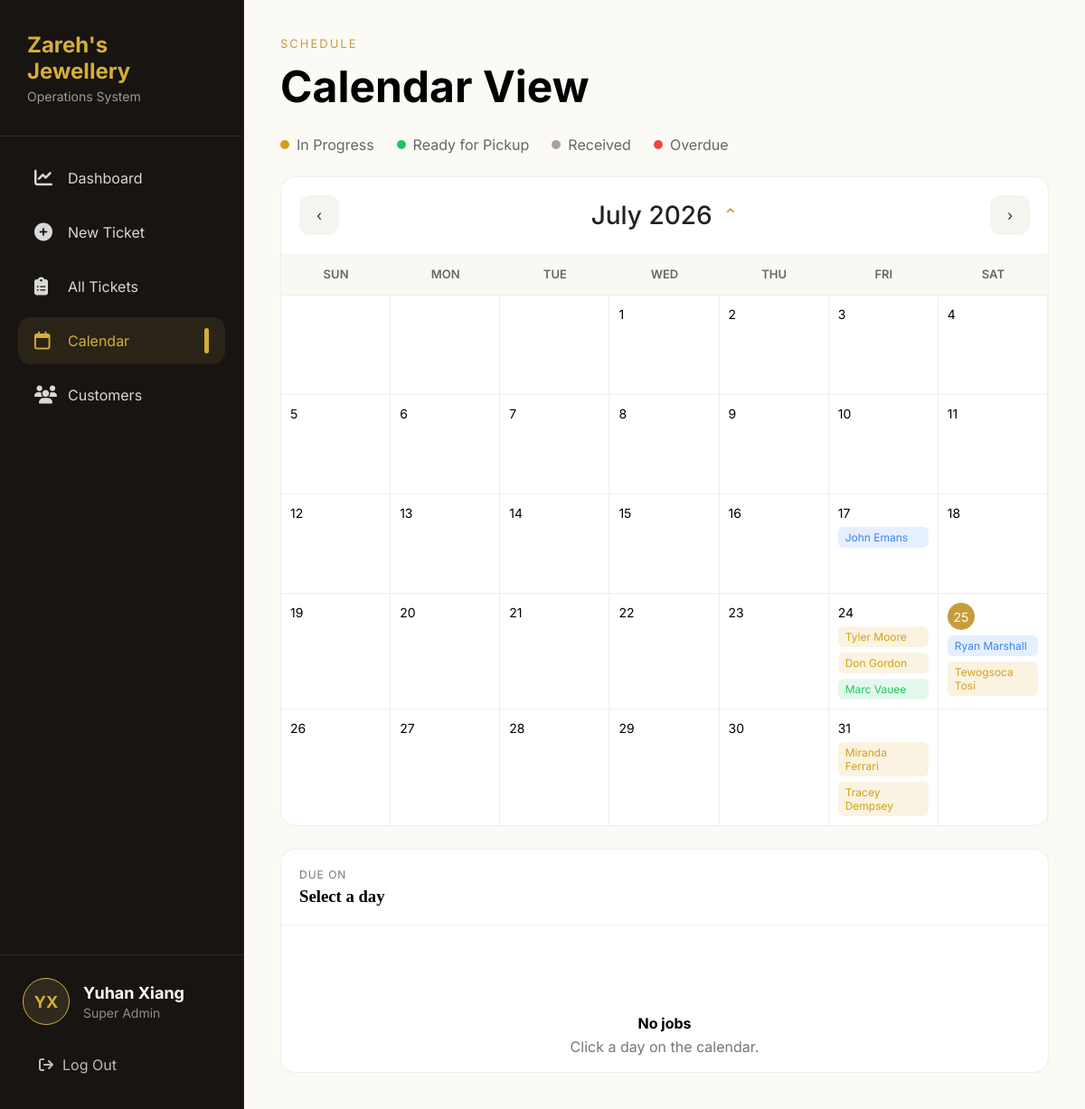
Page /calendar/ (signed in) on the committed database.
### core/models.py (models this page shows, shortened)
class Ticket(models.Model):
    ticket_number = models.CharField(
        max_length=20,
        unique=True
    )
    customer = models.ForeignKey(
        Customer,
        on_delete=models.CASCADE,
        related_name="tickets"
    )
    job_type = models.ForeignKey(
        JobType,
        on_delete=models.PROTECT
    )
    status = models.ForeignKey(
        Status,
        on_delete=models.PROTECT
    )
    description = models.TextField()
    created_date = models.DateTimeField(auto_now_add=True)
    due_date = models.DateField()
    price = models.DecimalField(
        max_digits=10,
        decimal_places=2,
        blank=True,
        null=True
    )
    completed_date = models.DateField(
        blank=True,
        null=True
    )

class Customer(models.Model):
    name = models.CharField(max_length=100)
    phone = models.CharField(max_length=20, unique=True)
    email = models.EmailField(blank=True, null=True)
    note = models.TextField(blank=True)
    created_date = models.DateTimeField(auto_now_add=True)
    class Meta:
        ordering = ["name"]

### core/views.py (the view)
# urls.py: path('calendar/', views.calendar, name='calendar'),
@login_required
def calendar(request):
    today = timezone.now().date()
    month = int(request.GET.get("month", today.month))
    year = int(request.GET.get("year", today.year))
    pycalendar.setfirstweekday(pycalendar.SUNDAY)
    cal = pycalendar.monthcalendar(year, month)
    tickets = Ticket.objects.select_related(
        "customer", "status", "job_type",
    ).filter(
        due_date__year=year,
        due_date__month=month,
    )
    tickets_by_day = {}
    tickets_json = {}
    for ticket in tickets:
        day = ticket.due_date.day
        tickets_by_day.setdefault(day, []).append(ticket)
        tickets_json.setdefault(day, []).append({
            "id": ticket.id,
            "ticket_number": ticket.ticket_number,
            "customer": ticket.customer.name,
            "job_type": ticket.job_type.type,
            "status": ticket.status.status,
            "color": ticket.status.color,
        })
    if month == 1:
        prev_month, prev_year = 12, year - 1
    else:
        prev_month, prev_year = month - 1, year
    if month == 12:
        next_month, next_year = 1, year + 1
    else:
        next_month, next_year = month + 1, year
    months = [
        "January", "February", "March", "April",
        "May", "June", "July", "August",
        "September", "October", "November", "December"
    ]
    context = {
        "calendar_weeks": cal,
        "tickets_by_day": tickets_by_day,
        "tickets_json": json.dumps(tickets_json),
        "month": month,
        "year": year,
        "month_name": months[month - 1],
        "months": months,
        "years": range(today.year - 5, today.year + 6),
        "prev_month": prev_month,
        "prev_year": prev_year,
        "next_month": next_month,
        "next_year": next_year,
        "today": today.day,
        "today_month": today.month,
        "today_year": today.year,
        "is_current_month": (month == today.month and year == today.year),
    }
    return render(request, "core/calendar.html", context)

### core/templatetags/custom_tags.py (called while the page is built)
@register.filter
def get_item(dictionary, key):
    return dictionary.get(key)

### core/templates/core/calendar.html (shortened to what this page needs)
{% extends 'core/base.html' %}
{% load custom_tags %}
{% block content %}
<div class="calendar-page">
<div class="page-header">
    <p class="page-tag">SCHEDULE</p>
    <h1>Calendar View</h1>
</div>
<div class="legend">
    <div class="legend-item"><span class="dot progress"></span> In Progress</div>
    <div class="legend-item"><span class="dot pickup"></span> Ready for Pickup</div>
    <div class="legend-item"><span class="dot received"></span> Received</div>
    <div class="legend-item"><span class="dot overdue"></span> Overdue</div>
</div>
<div class="calendar-layout">
    <div class="calendar-card">
        <div class="calendar-header">
            <a class="month-btn" href="?month={{ prev_month }}&year={{ prev_year }}">&#8249;</a>
            <div class="month-picker">
                <button id="monthTitle" class="month-title" type="button">
                    {{ month_name }} {{ year }}
                    <span id="arrow">⌃</span>
                </button>
            </div>
            <a class="month-btn" href="?month={{ next_month }}&year={{ next_year }}">&#8250;</a>
        </div>
        <div class="weekdays">
            <div>SUN</div><div>MON</div><div>TUE</div><div>WED</div>
            <div>THU</div><div>FRI</div><div>SAT</div>
        </div>
        <div class="calendar-grid">
            {% for week in calendar_weeks %}
                {% for day in week %}
                    {% if day == 0 %}
                        <div class="day" data-day="{{ day }}"></div>
                    {% else %}
                        <div class="day" data-day="{{ day }}">
                            {% if is_current_month and day == today %}
                            <span class="today-circle">{{ day }}</span>
                            {% else %}
                            <span class="day-number">{{ day }}</span>
                            {% endif %}
                            {% if day in tickets_by_day %}
                                {% for ticket in tickets_by_day|get_item:day %}
                                        <div class="event" style="background:{{ ticket.status.color }}20; color:{{ ticket.status.color }};">
                                            {{ ticket.customer.name }}
                                        </div>
                                {% endfor %}
                            {% endif %}
                        </div>
                    {% endif %}
                {% endfor %}
            {% endfor %}
        </div>
    </div>
    <div class="due-panel">
    <div class="due-header">
        <p>DUE ON</p>
        <h3 id="selectedDate">
            Select a day
        </h3>
    </div>
    <div
        id="jobList"
        class="job-list"
    >
        <div class="empty-state">
            <h4>No jobs</h4>
            <p>
                Click a day on the calendar.
            </p>
        </div>
    </div>
</div>
</div>
</div>
{% endblock %}

### core/templates/core/base.html (shortened to what this page needs)
{% load static %}
<!DOCTYPE html>
<html lang="en">
<head>
    <link rel="stylesheet"
          href="https://cdnjs.cloudflare.com/ajax/libs/font-awesome/6.5.1/css/all.min.css">
</head>
<body>
<div class="sidebar">
    <div class="logo">
        <h2>Zareh's Jewellery</h2>
        <p>Operations System</p>
    </div>
    <div class="menu">
        <a href="/" class="{% if request.path == '/' %}active{% endif %}">
            <i class="fa-solid fa-chart-line"></i>
            Dashboard
        </a>
        <a href="/new-ticket/" class="{% if request.path == '/new-ticket/' %}active{% endif %}">
            <i class="fa-solid fa-circle-plus"></i>
            New Ticket
        </a>
        <a href="/tickets/" class="{% if request.path == '/tickets/' %}active{% endif %}">
            <i class="fa-solid fa-clipboard-list"></i>
            All Tickets
        </a>
        <a href="/calendar/" class="{% if request.path == '/calendar/' %}active{% endif %}">
            <i class="fa-regular fa-calendar"></i>
            Calendar
        </a>
        <a href="/customers/" class="{% if request.path == '/customers/' %}active{% endif %}">
            <i class="fa-solid fa-users"></i>
            Customers
        </a>
    </div>
    {% if user.is_authenticated %}
    <div class="sidebar-footer">
        <div class="user-info">
            <div class="base-avatar">
                {{ user.first_name|first }}{{ user.last_name|first }}
            </div>
            <div class="user-details">
                <h4>
                    {{ user.first_name }} {{ user.last_name }}
                </h4>
                <p>
                    {% if user.groups.first %}
                        {{ user.groups.first.name }}
                    {% else %}
                        No Group
                    {% endif %}
                </p>
            </div>
        </div>
        <form method="post"
              action="{% url 'logout' %}"
              class="logout-form">
            <button type="submit" class="logout-btn">
                <i class="fa-solid fa-arrow-right-from-bracket"></i>
                Log Out
            </button>
        </form>
    </div>
    {% endif %}
</div>
<div class="main-content">
    {% block content %}
    {% endblock %}
</div>
</body>
</html>

### core/templates/core/base.html (style rules this page uses)
* { margin:0; padding:0; box-sizing:border-box; font-family:'Inter',sans-serif; }
body { display:flex; height:100vh; overflow:hidden; background:#FCFAF5; }
.sidebar { width:270px; height:100vh; background:#171411; color:white; display:flex; flex-direction:column; border-right:1px solid #2d2d2d; flex-shrink:0; }
.logo { padding:35px 30px; border-bottom:1px solid #2d2d2d; }
.logo h2 { color:#d4af37; font-size:24px; margin-bottom:5px; }
.logo p { color:#9b9b9b; font-size:14px; }
.menu { padding:20px; }
.menu a { display:flex; align-items:center; gap:15px; padding:16px 18px; margin-bottom:8px; border-radius:14px; text-decoration:none; color:#d8d8d8; transition:.25s; }
.menu a i { width:22px; font-size:20px; }
.menu a.active { background:#2a2418; color:#d4af37; position:relative; }
.menu a.active::after { content:""; position:absolute; right:18px; width:5px; height:28px; border-radius:10px; background:#d4af37; }
.sidebar-footer { margin-top:auto; padding:25px; border-top:1px solid #2d2d2d; }
.user-info { display:flex; align-items:center; gap:15px; margin-bottom:20px; }
.base-avatar { width:52px; height:52px; border-radius:50%; display:flex; justify-content:center; align-items:center; background:#30291d; border:1px solid #d4af37; color:#d4af37; font-weight:700; font-size:18px; }
.user-details h4 { color:white; font-size:18px; margin-bottom:3px; }
.user-details p { color:#8e8e8e; font-size:14px; }
.logout-form { margin:0; }
.logout-btn { width:100%; display:flex; align-items:center; gap:10px; padding:14px 18px; border:none; border-radius:12px; background:transparent; color:#bdbdbd; cursor:pointer; font-size:16px; transition:.25s; }
.main-content { flex:1; padding:40px; overflow-y:auto; }

### core/templates/core/calendar.html (style rules this page uses)
.calendar-page { width:100%; }
.page-tag { color:#c79c3d; letter-spacing:2px; font-size:13px; margin-bottom:10px; }
.page-header { margin-bottom:25px; }
.page-header h1 { font-size:48px; }
.legend { display:flex; gap:25px; margin-bottom:25px; }
.legend-item { display:flex; align-items:center; gap:8px; color:#666; }
.dot { width:10px; height:10px; border-radius:50%; }
.progress { background:#d4a017; }
.pickup { background:#22c55e; }
.received { background:#a8a29e; }
.overdue { background:#ef4444; }
.calendar-layout { display:grid; grid-template-columns:3fr 1.4fr; gap:25px; }
.calendar-card, .due-panel { background:white; border-radius:16px; border:1px solid #eee; overflow:visible; }
.calendar-header { display:flex; justify-content:space-between; align-items:center; padding:20px; position:relative; }
.month-btn { width:44px; height:44px; background:#f6f4ee; border-radius:12px; display:flex; justify-content:center; align-items:center; text-decoration:none; color:#333; transition:.2s; flex-shrink:0; }
.month-picker { position:relative; }
.month-title { border:none; background:none; font-size:28px; font-weight:500; cursor:pointer; display:flex; align-items:center; gap:12px; color:#222; font-family:inherit; }
#arrow { font-size:20px; color:#c79c3d; transition:transform .2s; }
.weekdays { display:grid; grid-template-columns:repeat(7,1fr); background:#faf8f2; }
.weekdays div { padding:15px; text-align:center; color:#666; font-size:13px; font-weight:600; }
.calendar-grid { display:grid; grid-template-columns:repeat(7,1fr); }
.day { min-height:110px; border-top:1px solid #eee; border-right:1px solid #eee; padding:10px; }
.day-number { font-size:14px; }
.today-circle { background:#c79c3d; color:white; width:30px; height:30px; display:flex; justify-content:center; align-items:center; border-radius:50%; font-size:14px; }
.event { margin-top:6px; padding:4px 8px; border-radius:6px; font-size:12px; cursor:pointer; transition:.2s; }
.due-header { padding:20px; border-bottom:1px solid #eee; }
.due-header p { color:#777; font-size:12px; letter-spacing:1px; }
.due-header h3 { font-family: 'Georgia', serif; margin-top:6px; }
.empty-state { text-align:center; margin-top:80px; }
.empty-state h4 { margin-bottom:6px; }
.empty-state p { color:#777; }
@media (max-width:1200px) { .calendar-layout { grid-template-columns:1fr; } }
.day { cursor:pointer; transition:.2s; }
.job-list { padding:18px; }

### rows in the picture
Ticket: customer.name "John Emans"
Ticket: customer.name "Tyler Moore"
Ticket: customer.name "Don Gordon"
Ticket: customer.name "Marc Vauee"
Ticket: customer.name "Ryan Marshall"
Ticket: customer.name "Tewogsoca Tosi"
Ticket: customer.name "Miranda Ferrari"
Ticket: customer.name "Tracey Dempsey"

### other values in the picture
{{ user.first_name|first }} "Y"
{{ user.last_name|first }} "X"
{{ user.first_name }} "Yuhan"
{{ user.last_name }} "Xiang"
{{ user.groups.first.name }} "Super Admin"
{{ month_name }} "July"
{{ year }} "2026"
{{ day }} "1" "2" "3" "4" "5" "6" "7" "8" "9" "10" "11" "12" "13" "14" "15" "16" "17" "18" "19" "20" "21" "22" "23" "24" "26" "27" "28" "29" "30" "31"
{{ day }} "25"
